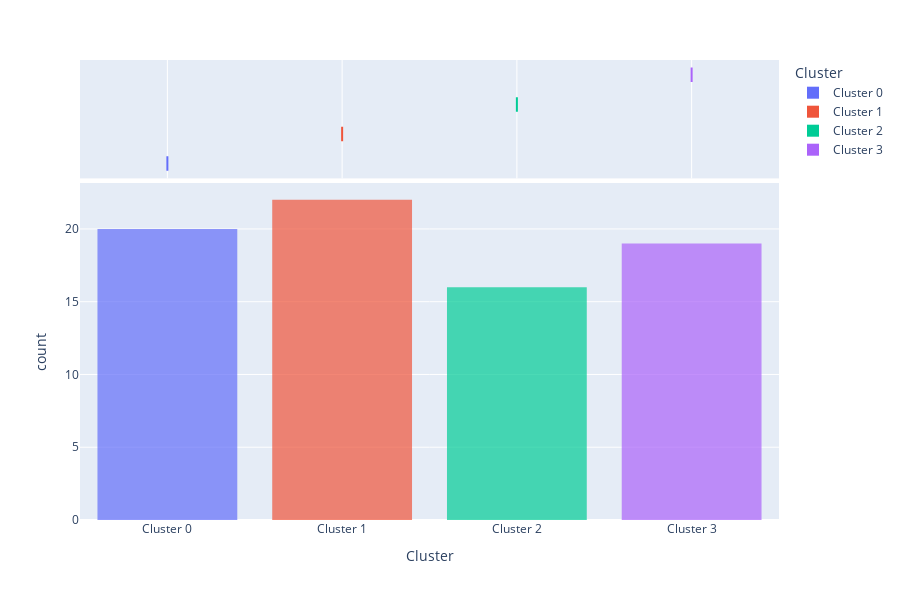

The code cell stored with this chart in its notebook:
### Code cell
plot_model(kmeans, plot = 'distribution')

### Figure 1 — Plotly figure (JSON) as saved in the notebook; plotly's stock layout.template omitted (floating-point values rounded to 4 significant figures; data arrays with more than 128 entries replaced by an {"elided": "..."} marker saying what was removed)
{"data": [{"alignmentgroup": "True", "bingroup": "x", "hovertemplate": "Cluster=%{x}<br>count=%{y}<extra></extra>", "legendgroup": "Cluster 0", "marker": {"color": "#636efa", "opacity": 0.7, "pattern": {"shape": ""}}, "name": "Cluster 0", "offsetgroup": "Cluster 0", "orientation": "v", "showlegend": true, "type": "histogram", "x": ["Cluster 0", "Cluster 0", "Cluster 0", "Cluster 0", "Cluster 0", "Cluster 0", "Cluster 0", "Cluster 0", "Cluster 0", "Cluster 0", "Cluster 0", "Cluster 0", "Cluster 0", "Cluster 0", "Cluster 0", "Cluster 0", "Cluster 0", "Cluster 0", "Cluster 0", "Cluster 0"], "xaxis": "x", "yaxis": "y"}, {"alignmentgroup": "True", "customdata": {"elided": "20x8 int values"}, "hovertemplate": "Cluster=%{x}<br>R1=%{customdata[0]}<br>R2=%{customdata[1]}<br>B1=%{customdata[2]}<br>B2=%{customdata[3]}<br>H1=%{customdata[4]}<br>H2=%{customdata[5]}<br>F1=%{customdata[6]}<br>F2=%{customdata[7]}<extra></extra>", "legendgroup": "Cluster 0", "marker": {"color": "#636efa"}, "name": "Cluster 0", "notched": true, "offsetgroup": "Cluster 0", "showlegend": false, "type": "box", "x": ["Cluster 0", "Cluster 0", "Cluster 0", "Cluster 0", "Cluster 0", "Cluster 0", "Cluster 0", "Cluster 0", "Cluster 0", "Cluster 0", "Cluster 0", "Cluster 0", "Cluster 0", "Cluster 0", "Cluster 0", "Cluster 0", "Cluster 0", "Cluster 0", "Cluster 0", "Cluster 0"], "xaxis": "x2", "yaxis": "y2"}, {"alignmentgroup": "True", "bingroup": "x", "hovertemplate": "Cluster=%{x}<br>count=%{y}<extra></extra>", "legendgroup": "Cluster 1", "marker": {"color": "#EF553B", "opacity": 0.7, "pattern": {"shape": ""}}, "name": "Cluster 1", "offsetgroup": "Cluster 1", "orientation": "v", "showlegend": true, "type": "histogram", "x": ["Cluster 1", "Cluster 1", "Cluster 1", "Cluster 1", "Cluster 1", "Cluster 1", "Cluster 1", "Cluster 1", "Cluster 1", "Cluster 1", "Cluster 1", "Cluster 1", "Cluster 1", "Cluster 1", "Cluster 1", "Cluster 1", "Cluster 1", "Cluster 1", "Cluster 1", "Cluster 1", "Cluster 1", "Cluster 1"], "xaxis": "x", "yaxis": "y"}, {"alignmentgroup": "True", "customdata": {"elided": "22x8 int values"}, "hovertemplate": "Cluster=%{x}<br>R1=%{customdata[0]}<br>R2=%{customdata[1]}<br>B1=%{customdata[2]}<br>B2=%{customdata[3]}<br>H1=%{customdata[4]}<br>H2=%{customdata[5]}<br>F1=%{customdata[6]}<br>F2=%{customdata[7]}<extra></extra>", "legendgroup": "Cluster 1", "marker": {"color": "#EF553B"}, "name": "Cluster 1", "notched": true, "offsetgroup": "Cluster 1", "showlegend": false, "type": "box", "x": ["Cluster 1", "Cluster 1", "Cluster 1", "Cluster 1", "Cluster 1", "Cluster 1", "Cluster 1", "Cluster 1", "Cluster 1", "Cluster 1", "Cluster 1", "Cluster 1", "Cluster 1", "Cluster 1", "Cluster 1", "Cluster 1", "Cluster 1", "Cluster 1", "Cluster 1", "Cluster 1", "Cluster 1", "Cluster 1"], "xaxis": "x2", "yaxis": "y2"}, {"alignmentgroup": "True", "bingroup": "x", "hovertemplate": "Cluster=%{x}<br>count=%{y}<extra></extra>", "legendgroup": "Cluster 2", "marker": {"color": "#00cc96", "opacity": 0.7, "pattern": {"shape": ""}}, "name": "Cluster 2", "offsetgroup": "Cluster 2", "orientation": "v", "showlegend": true, "type": "histogram", "x": ["Cluster 2", "Cluster 2", "Cluster 2", "Cluster 2", "Cluster 2", "Cluster 2", "Cluster 2", "Cluster 2", "Cluster 2", "Cluster 2", "Cluster 2", "Cluster 2", "Cluster 2", "Cluster 2", "Cluster 2", "Cluster 2"], "xaxis": "x", "yaxis": "y"}, {"alignmentgroup": "True", "customdata": [[24, 45, 4, 4, 8, 4, 5, 2], [20, 46, 11, 13, 12, 4, 4, 1], [26, 45, 8, 6, 9, 0, 1, 0], [35, 63, 14, 20, 7, 1, 6, 2], [33, 53, 11, 13, 5, 3, 6, 2], [30, 55, 7, 6, 13, 6, 1, 1], [35, 55, 3, 11, 13, 4, 5, 0], [30, 51, 9, 7, 4, 1, 4, 2], [35, 46, 6, 11, 11, 5, 2, 0], [27, 59, 7, 4, 6, 7, 4, 0], [27, 54, 13, 19, 12, 6, 7, 4], [24, 62, 2, 21, 5, 6, 5, 1], [27, 60, 2, 14, 9, 4, 2, 1], [29, 60, 13, 14, 17, 7, 4, 0], [14, 35, 9, 11, 12, 6, 7, 4], [37, 55, 11, 11, 12, 9, 1, 0]], "hovertemplate": "Cluster=%{x}<br>R1=%{customdata[0]}<br>R2=%{customdata[1]}<br>B1=%{customdata[2]}<br>B2=%{customdata[3]}<br>H1=%{customdata[4]}<br>H2=%{customdata[5]}<br>F1=%{customdata[6]}<br>F2=%{customdata[7]}<extra></extra>", "legendgroup": "Cluster 2", "marker": {"color": "#00cc96"}, "name": "Cluster 2", "notched": true, "offsetgroup": "Cluster 2", "showlegend": false, "type": "box", "x": ["Cluster 2", "Cluster 2", "Cluster 2", "Cluster 2", "Cluster 2", "Cluster 2", "Cluster 2", "Cluster 2", "Cluster 2", "Cluster 2", "Cluster 2", "Cluster 2", "Cluster 2", "Cluster 2", "Cluster 2", "Cluster 2"], "xaxis": "x2", "yaxis": "y2"}, {"alignmentgroup": "True", "bingroup": "x", "hovertemplate": "Cluster=%{x}<br>count=%{y}<extra></extra>", "legendgroup": "Cluster 3", "marker": {"color": "#ab63fa", "opacity": 0.7, "pattern": {"shape": ""}}, "name": "Cluster 3", "offsetgroup": "Cluster 3", "orientation": "v", "showlegend": true, "type": "histogram", "x": ["Cluster 3", "Cluster 3", "Cluster 3", "Cluster 3", "Cluster 3", "Cluster 3", "Cluster 3", "Cluster 3", "Cluster 3", "Cluster 3", "Cluster 3", "Cluster 3", "Cluster 3", "Cluster 3", "Cluster 3", "Cluster 3", "Cluster 3", "Cluster 3", "Cluster 3"], "xaxis": "x", "yaxis": "y"}, {"alignmentgroup": "True", "customdata": {"elided": "19x8 int values"}, "hovertemplate": "Cluster=%{x}<br>R1=%{customdata[0]}<br>R2=%{customdata[1]}<br>B1=%{customdata[2]}<br>B2=%{customdata[3]}<br>H1=%{customdata[4]}<br>H2=%{customdata[5]}<br>F1=%{customdata[6]}<br>F2=%{customdata[7]}<extra></extra>", "legendgroup": "Cluster 3", "marker": {"color": "#ab63fa"}, "name": "Cluster 3", "notched": true, "offsetgroup": "Cluster 3", "showlegend": false, "type": "box", "x": ["Cluster 3", "Cluster 3", "Cluster 3", "Cluster 3", "Cluster 3", "Cluster 3", "Cluster 3", "Cluster 3", "Cluster 3", "Cluster 3", "Cluster 3", "Cluster 3", "Cluster 3", "Cluster 3", "Cluster 3", "Cluster 3", "Cluster 3", "Cluster 3", "Cluster 3"], "xaxis": "x2", "yaxis": "y2"}], "layout": {"barmode": "relative", "height": 600, "legend": {"title": {"text": "Cluster"}, "tracegroupgap": 0}, "margin": {"t": 60}, "xaxis": {"anchor": "y", "categoryarray": ["Cluster 0", "Cluster 1", "Cluster 2", "Cluster 3"], "categoryorder": "array", "domain": [0, 1], "title": {"text": "Cluster"}}, "xaxis2": {"anchor": "y2", "domain": [0, 1], "matches": "x", "showgrid": true, "showticklabels": false}, "yaxis": {"anchor": "x", "domain": [0, 0.7326], "title": {"text": "count"}}, "yaxis2": {"anchor": "x2", "domain": [0.7426, 1], "matches": "y2", "showgrid": false, "showline": false, "showticklabels": false, "ticks": ""}}}
